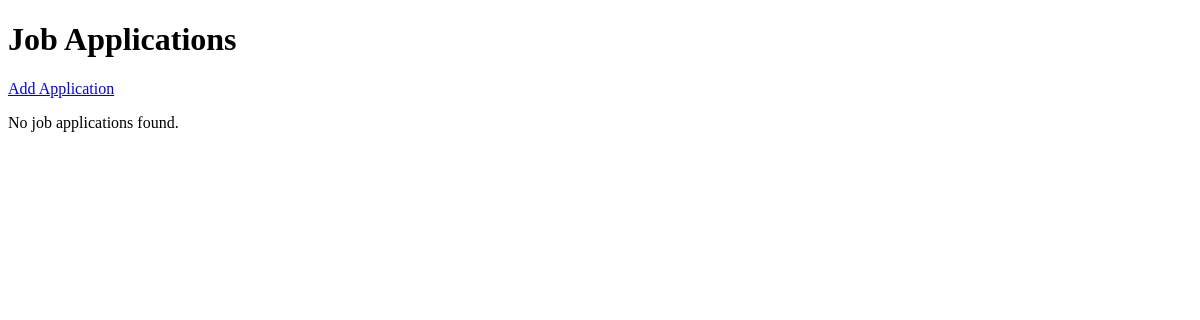
/, run on an earlier commit of the app's database.
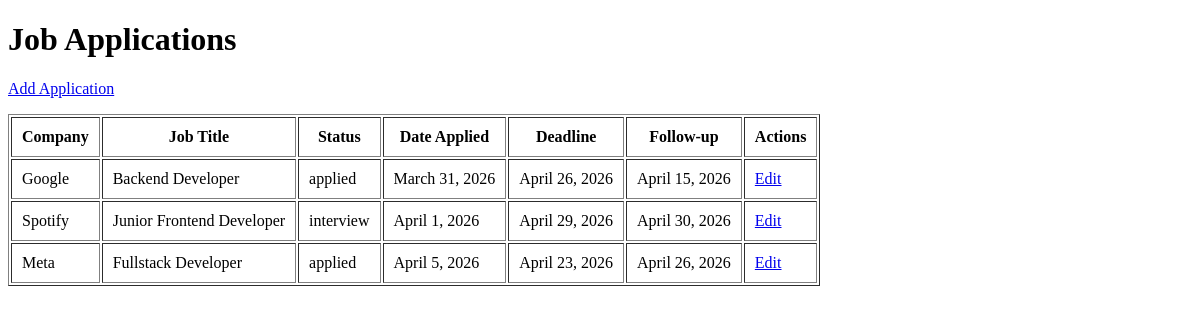
And on a later commit of the database.
### tracker/models.py (models this page shows, shortened)
class JobApplication(models.Model):
    STATUS_CHOICES = [
        ("applied", "Applied"),
        ("interview", "Interview"),
        ("offer", "Offer"),
        ("rejected", "Rejected"),
        ("withdrawn", "Withdrawn"),
    ]
    company_name = models.CharField(max_length=100)
    job_title = models.CharField(max_length=100)
    status = models.CharField(
        max_length=20,
        choices=STATUS_CHOICES,
        default="applied",
    )
    date_applied = models.DateField()
    deadline = models.DateField(blank=True, null=True)
    follow_up_date = models.DateField(blank=True, null=True)
    contact_email = models.EmailField(blank=True)
    job_link = models.URLField(blank=True)
    notes = models.TextField(blank=True)

### tracker/views.py (the view)
# urls.py: path("", views.application_list, name="application_list"),
def application_list(request):
    applications = JobApplication.objects.all()
    return render(
        request,
        "tracker/application_list.html",
        {"applications": applications},
    )

### tracker/templates/tracker/application_list.html
{% extends "tracker/base.html" %} {% block content %}
<h1>Job Applications</h1>
<p>
  <a href="{% url 'add_application' %}">Add Application</a>
</p>
{% if applications %}
<table border="1" cellpadding="10">
  <thead>
    <tr>
      <th>Company</th>
      <th>Job Title</th>
      <th>Status</th>
      <th>Date Applied</th>
      <th>Deadline</th>
      <th>Follow-up</th>
      <th>Actions</th>
    </tr>
  </thead>
  <tbody>
    {% for application in applications %}
    <tr>
      <td>{{ application.company_name }}</td>
      <td>{{ application.job_title }}</td>
      <td>{{ application.status }}</td>
      <td>{{ application.date_applied }}</td>
      <td>{{ application.deadline }}</td>
      <td>{{ application.follow_up_date }}</td>
      <td>
        <a href="{% url 'edit_application' application.pk %}">Edit</a>
      </td>
    </tr>
    {% endfor %}
  </tbody>
</table>
{% else %}
<p>No job applications found.</p>
{% endif %} {% endblock %}

### tracker/templates/tracker/base.html (shortened to what this page needs)
{% load static %}
<!doctype html>
<html lang="en">
  <head>
  </head>
  <body>
    {% block content %} {% endblock %}
  </body>
</html>

What changed in the data, as far as the page shows it:
added JobApplication: company_name "Google", job_title "Backend Developer", status "applied", date_applied "March 31, 2026", deadline "April 26, 2026", follow_up_date "April 15, 2026"
added JobApplication: company_name "Spotify", job_title "Junior Frontend Developer", status "interview", date_applied "April 1, 2026", deadline "April 29, 2026", follow_up_date "April 30, 2026"
added JobApplication: company_name "Meta", job_title "Fullstack Developer", status "applied", date_applied "April 5, 2026", deadline "April 23, 2026", follow_up_date "April 26, 2026"
Also different on the page:
text no longer shown: "No job applications found."
text now shown: "Company Job Title Status Date Applied Deadline Follow-up Actions"
